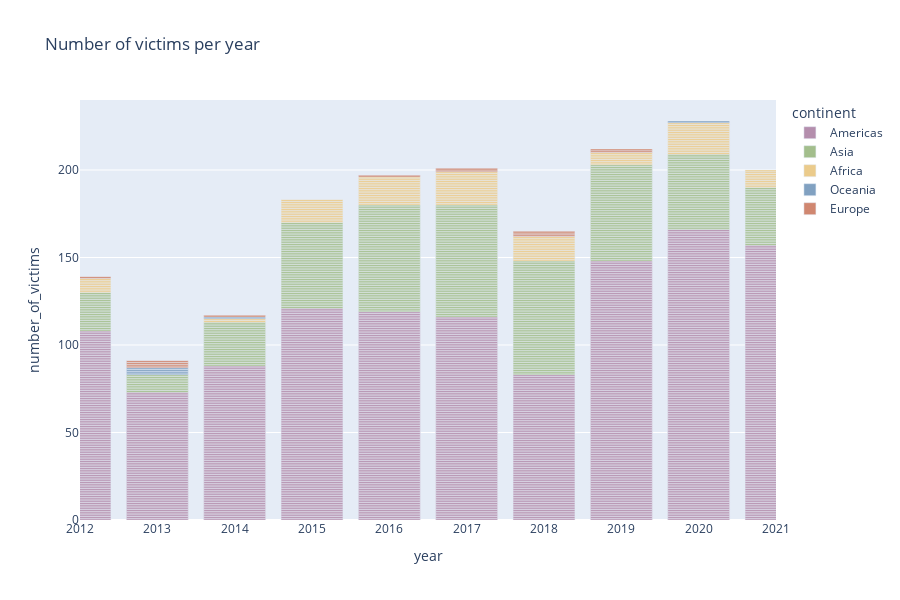

This figure's notebook cell:
### Code cell
yearly_bar = px.bar(gw_df, x=gw_df["date"].dt.year, y='number_of_victims', width=900, height=600,
                    title="Number of victims per year", labels={"x": "year"}, range_x=[2012, 2021],
                    color="continent", color_discrete_sequence=["#b48ead", "#a3be8c", "#ebcb8b", "#81a1c1", "#d08770"]
                   )
yearly_bar.show()

### Figure 1 — Plotly figure (JSON) as saved in the notebook; plotly's stock layout.template omitted (floating-point values rounded to 4 significant figures; data arrays with more than 128 entries replaced by an {"elided": "..."} marker saying what was removed)
{"data": [{"alignmentgroup": "True", "hovertemplate": "continent=Americas<br>year=%{x}<br>number_of_victims=%{y}<extra></extra>", "legendgroup": "Americas", "marker": {"color": "#b48ead", "pattern": {"shape": ""}}, "name": "Americas", "offsetgroup": "Americas", "orientation": "v", "showlegend": true, "textposition": "auto", "type": "bar", "x": {"elided": "1179 int values"}, "xaxis": "x", "y": {"elided": "1179 int values"}, "yaxis": "y"}, {"alignmentgroup": "True", "hovertemplate": "continent=Asia<br>year=%{x}<br>number_of_victims=%{y}<extra></extra>", "legendgroup": "Asia", "marker": {"color": "#a3be8c", "pattern": {"shape": ""}}, "name": "Asia", "offsetgroup": "Asia", "orientation": "v", "showlegend": true, "textposition": "auto", "type": "bar", "x": {"elided": "427 int values"}, "xaxis": "x", "y": {"elided": "427 int values"}, "yaxis": "y"}, {"alignmentgroup": "True", "hovertemplate": "continent=Africa<br>year=%{x}<br>number_of_victims=%{y}<extra></extra>", "legendgroup": "Africa", "marker": {"color": "#ebcb8b", "pattern": {"shape": ""}}, "name": "Africa", "offsetgroup": "Africa", "orientation": "v", "showlegend": true, "textposition": "auto", "type": "bar", "x": [2015, 2019, 2017, 2018, 2019, 2018, 2015, 2019, 2020, 2020, 2020, 2020, 2020, 2020, 2020, 2020, 2020, 2020, 2020, 2020, 2020, 2021, 2021, 2021, 2021, 2021, 2021, 2021, 2021, 2018, 2015, 2017, 2018, 2017, 2016, 2016, 2018, 2019, 2019, 2020, 2014, 2014, 2017, 2017, 2017, 2017, 2017, 2016, 2017, 2016, 2012, 2018, 2016, 2016, 2016, 2012, 2015, 2017, 2016, 2012, 2017, 2015, 2017, 2016, 2015, 2017, 2018, 2017, 2017, 2012, 2015, 2016, 2015, 2018, 2016, 2015, 2015, 2012, 2017, 2015, 2016, 2012, 2016, 2015, 2016, 2018, 2017, 2018, 2018, 2012, 2015, 2016, 2017, 2017, 2018, 2012, 2016, 2018, 2018, 2019, 2019, 2020, 2020, 2020, 2020, 2021, 2021], "xaxis": "x", "y": [1, 1, 1, 1, 1, 1, 1, 1, 1, 1, 1, 1, 1, 1, 1, 1, 1, 1, 1, 1, 1, 1, 1, 1, 1, 1, 1, 1, 1, 1, 1, 1, 1, 1, 1, 1, 1, 1, 1, 1, 1, 1, 1, 1, 1, 1, 1, 1, 1, 1, 1, 1, 1, 1, 1, 1, 1, 1, 1, 1, 1, 1, 1, 1, 1, 1, 1, 1, 1, 1, 1, 1, 1, 1, 1, 1, 1, 1, 1, 1, 1, 1, 1, 1, 1, 1, 1, 1, 1, 1, 1, 1, 1, 1, 1, 1, 1, 1, 1, 1, 1, 1, 1, 1, 1, 1, 1], "yaxis": "y"}, {"alignmentgroup": "True", "hovertemplate": "continent=Oceania<br>year=%{x}<br>number_of_victims=%{y}<extra></extra>", "legendgroup": "Oceania", "marker": {"color": "#81a1c1", "pattern": {"shape": ""}}, "name": "Oceania", "offsetgroup": "Oceania", "orientation": "v", "showlegend": true, "textposition": "auto", "type": "bar", "x": [2020, 2013, 2013, 2013, 2013, 2014], "xaxis": "x", "y": [1, 1, 1, 1, 1, 1], "yaxis": "y"}, {"alignmentgroup": "True", "hovertemplate": "continent=Europe<br>year=%{x}<br>number_of_victims=%{y}<extra></extra>", "legendgroup": "Europe", "marker": {"color": "#d08770", "pattern": {"shape": ""}}, "name": "Europe", "offsetgroup": "Europe", "orientation": "v", "showlegend": true, "textposition": "auto", "type": "bar", "x": [2014, 2018, 2018, 2016, 2012, 2013, 2018, 2019, 2019, 2013, 2017, 2017, 2013, 2013], "xaxis": "x", "y": [1, 1, 1, 1, 1, 1, 1, 1, 1, 1, 1, 1, 1, 1], "yaxis": "y"}], "layout": {"barmode": "relative", "height": 600, "legend": {"title": {"text": "continent"}, "tracegroupgap": 0}, "title": {"text": "Number of victims per year"}, "width": 900, "xaxis": {"anchor": "y", "domain": [0, 1], "range": [2012, 2021], "title": {"text": "year"}, "type": "linear"}, "yaxis": {"anchor": "x", "autorange": true, "domain": [0, 1], "range": [0, 240], "title": {"text": "number_of_victims"}, "type": "linear"}}}
